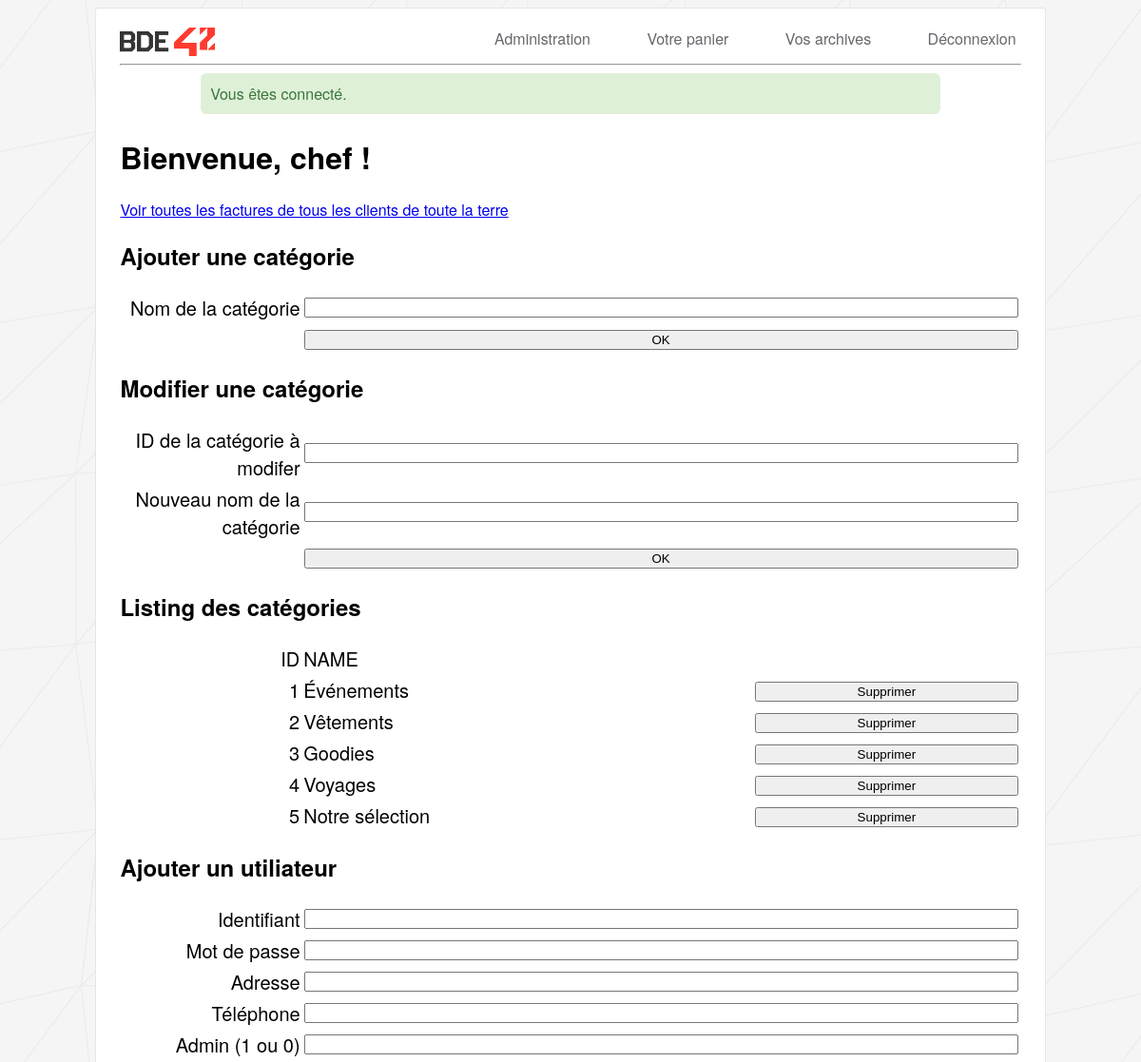
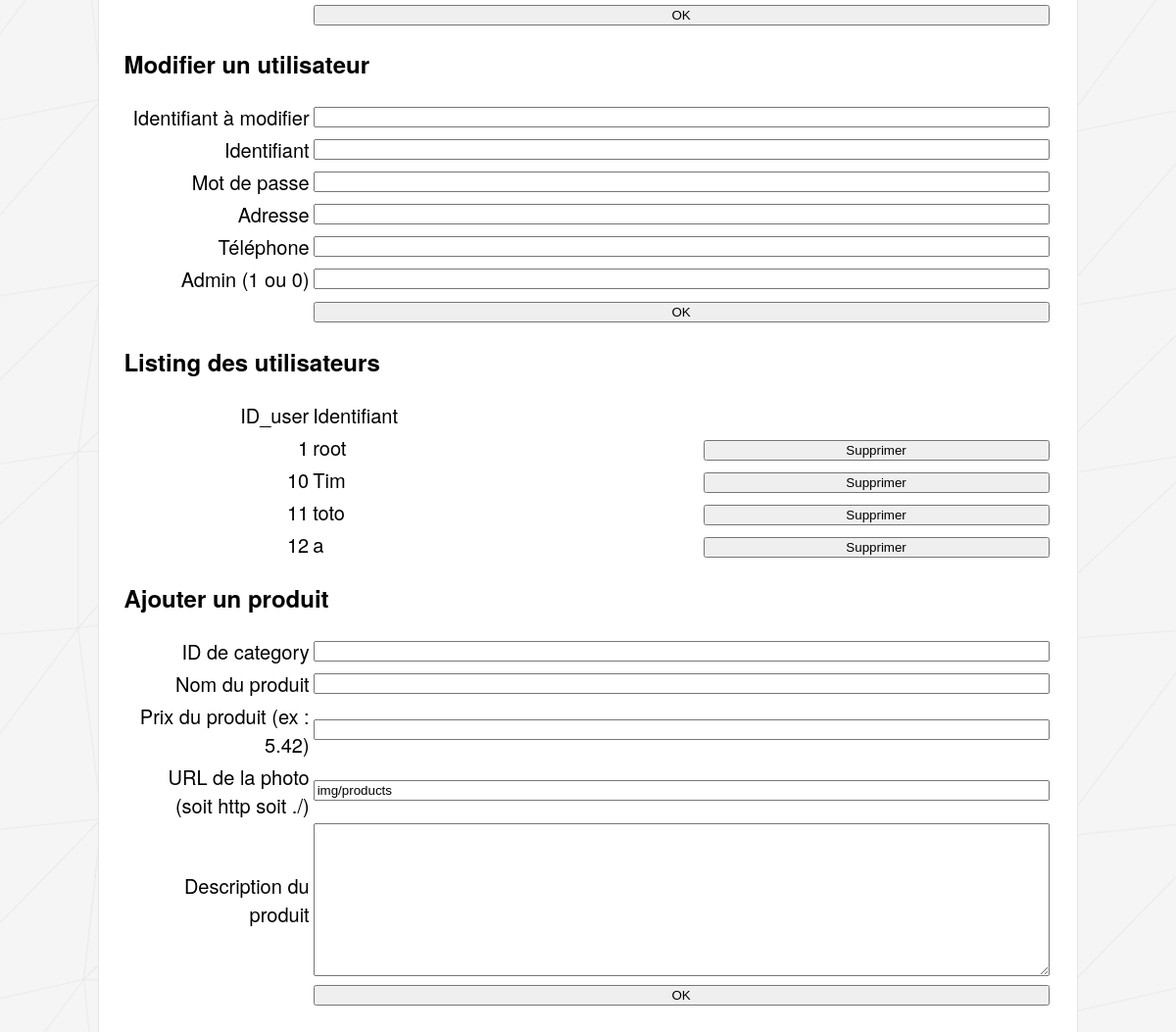
The page /?page=admin (signed in) on the database its author committed (2 pictures, top to bottom).
### tables this page shows
CREATE TABLE `category` (
  `id` int(11) NOT NULL,
  `name` varchar(250) NOT NULL
);

CREATE TABLE `user` (
  `id` int(11) NOT NULL,
  `username` varchar(255) NOT NULL,
  `password` varchar(129) NOT NULL,
  `address` text NOT NULL,
  `tel` varchar(128) NOT NULL,
  `is_admin` tinyint(1) NOT NULL
);

### controllers/admin.php (called while the page is built, shortened)
<?php
$view = array();
if ($current_user['is_admin'])
{
	$view['path'] = 'admin.php';
	$view['categories'] = all_category($conn);
}
else
{
	$view['path'] = '404.php';
}

### bdd.php (called while the page is built, shortened)
<?php
function shit($result)
{
	$all = array();
	while(($row = mysqli_fetch_assoc($result))) {
	    $all[] = $row;
	}
	return ($all);
}
function user_infos($conn, $id)
{
	$req = 'SELECT * FROM user WHERE id=\''.mysqli_real_escape_string($conn, $id).'\' LIMIT 1';
	$result = mysqli_query($conn, $req);
	return mysqli_fetch_assoc($result);
}
function all_category($conn)
{
	$req = 'SELECT * FROM category;';
	return shit(mysqli_query($conn, $req));
}

### views/admin.php (the view, shortened to what this page needs)
<h1>Bienvenue, chef !</h1>
<a href="?page=admin_archives">Voir toutes les factures de tous les clients de toute la terre</a>
<h2>Ajouter une catégorie</h2>
<form action="" method="POST">
	<table class="p100" style="font-size: 20px;">
		<tr>
			<td class="right" style="width:20%;">Nom de la catégorie</td>
			<td class="left"><input type="text" name="categorie_new" class="p100" value=""/></td>
		</tr>
		<tr>
			<td class="right" style="width:20%;"></td>
			<td class="left"><input type="submit" name="submit" value="OK" class="p100" style="margin-top:5px;"></td>
		</tr>
	</table>
</form>
<h2>Modifier une catégorie</h2>
<form action="" method="POST">
	<table class="p100" style="font-size: 20px;">
		<tr>
			<td class="right" style="width:20%;">ID de la catégorie à modifer</td>
			<td class="left"><input type="text" name="old_cat_id" class="p100" value=""/></td>
		</tr>
		<tr>
			<td class="right" style="width:20%;">Nouveau nom de la catégorie</td>
			<td class="left"><input type="text" name="new_cat_name" class="p100" value=""/></td>
		</tr>
		<tr>
			<td class="right" style="width:20%;"></td>
			<td class="left"><input type="submit" name="submit" value="OK" class="p100" style="margin-top:5px;"></td>
		</tr>
	</table>
</form>
<h2>Listing des catégories</h2>
	<table class="p100" style="font-size: 20px;">
		<tr>
			<td class="right" style="width:20%;">ID</td>
			<td class="left">NAME</td>
		</tr>
		<?php
		foreach ($view['categories'] as $line) {
			?>
			<tr><form action="" method="POST">
				<td class="right" style="width:20%;"><?=$line['id']?></td>
				<td class="left"><?=$line['name']?></td>
				<td><input type="submit" name="close" value='Supprimer' class="p100" style="margin-top:5px;"></td>
			</form></tr>
			<?php
		}
		?>
	</table>
<h2>Ajouter un utiliateur</h2>
<form action="" method="POST">
	<table class="p100" style="font-size: 20px;">
		<tr>
			<td class="right" style="width:20%;">Identifiant</td>
			<td class="left"><input type="text" name="login" class="p100" value="<?=$_POST['login']?>"/></td>
		</tr>
		<tr>
			<td class="right" style="width:20%;">Mot de passe</td>
			<td class="left"><input type="password" name="passwd" class="p100"/></td>
		</tr>
		<tr>
			<td class="right" style="width:20%;">Adresse</td>
			<td class="left"><input type="text" name="address" class="p100" value="<?=$_POST['address']?>"/></td>
		</tr>
		<tr>
			<td class="right" style="width:20%;">Téléphone</td>
			<td class="left"><input type="text" name="tel" class="p100"/></td>
		</tr>
		<tr>
			<td class="right" style="width:20%;">Admin (1 ou 0)</td>
			<td class="left"><input type="text" name="is_admin" class="p100"/></td>
		</tr>
		<tr>
			<td class="right" style="width:20%;"></td>
			<td class="left"><input type="submit" name="submit" value="OK" class="p100" style="margin-top:5px;"></td>
		</tr>
	</table>
</form>
<h2>Modifier un utilisateur</h2>
<form action="" method="POST">
	<table class="p100" style="font-size: 20px;">
		<tr>
			<td class="right" style="width:20%;">Identifiant à modifier</td>
			<td class="left"><input type="text" name="old_id_user" class="p100" value="<?=$_POST['login']?>"/></td>
		</tr>
		<tr>
			<td class="right" style="width:20%;">Identifiant</td>
			<td class="left"><input type="text" name="new_id_user" class="p100" value=""/></td>
		</tr>
		<tr>
			<td class="right" style="width:20%;">Mot de passe</td>
			<td class="left"><input type="password" name="new_passwd" class="p100"/></td>
		</tr>
		<tr>
			<td class="right" style="width:20%;">Adresse</td>
			<td class="left"><input type="text" name="new_address" class="p100" value="<?=$_POST['address']?>"/></td>
		</tr>
		<tr>
			<td class="right" style="width:20%;">Téléphone</td>
			<td class="left"><input type="text" name="new_tel" class="p100"/></td>
		</tr>
		<tr>
			<td class="right" style="width:20%;">Admin (1 ou 0)</td>
			<td class="left"><input type="text" name="new_is_admin" class="p100"/></td>
		</tr>
		<tr>
			<td class="right" style="width:20%;"></td>
			<td class="left"><input type="submit" name="submit" value="OK" class="p100" style="margin-top:5px;"></td>
		</tr>
	</table>
</form>
<h2>Listing des utilisateurs</h2>
	<table class="p100" style="font-size: 20px;">
		<tr>
			<td class="right" style="width:20%;">ID_user</td>
			<td class="left">Identifiant</td>
		</tr>
		<?php
		$req = 'SELECT * FROM user';
		$users = shit(mysqli_query($conn, $req));
		foreach ($users as $user) {
			?>
			<tr><form action="" method="POST">
				<td class="right" style="width:20%;"><?=$user['id']?></td>
				<td class="left"><?=$user['username']?></td>
				<td><input type="submit" name="user_close" value='Supprimer' class="p100" style="margin-top:5px;"></td>
			</form></tr>
			<?php
		}
		?>
	</table>
<h2>Ajouter un produit</h2>
<?php
include('_form_product.php');

### views/base.php (style rules this page uses)
body { font-family: "Helvetica Neue",Helvetica,Arial,sans-serif; background-image: url("img/bg.gif"); }
.right { text-align: right; }
.left { text-align: left; }
.p100 { width: 100%; }

### rows shown on the page
category: id "1", name "Événements"
category: id "2", name "Vêtements"
category: id "3", name "Goodies"
category: id "4", name "Voyages"
category: id "5", name "Notre sélection"
user: id "1", username "root"
user: id "10", username "Tim"
user: id "11", username "toto"
user: id "12", username "a"

### other values the page prints
$_SESSION['flashmessage'] "Vous êtes connecté."
